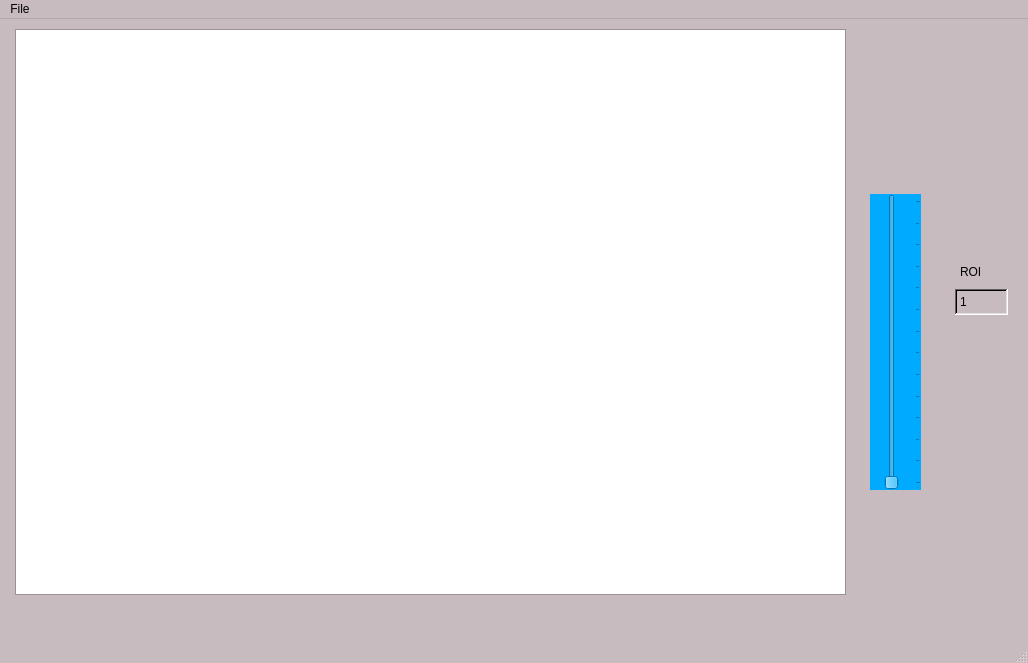
<?xml version="1.0" encoding="UTF-8"?>
<ui version="4.0">
 <class>FitPlotsGui</class>
 <widget class="QMainWindow" name="FitPlotsGui">
  <property name="geometry">
   <rect>
    <x>0</x>
    <y>0</y>
    <width>1028</width>
    <height>663</height>
   </rect>
  </property>
  <property name="palette">
   <palette>
    <active>
     <colorrole role="WindowText">
      <brush brushstyle="SolidPattern">
       <color alpha="255">
        <red>0</red>
        <green>0</green>
        <blue>0</blue>
       </color>
      </brush>
     </colorrole>
     <colorrole role="Button">
      <brush brushstyle="SolidPattern">
       <color alpha="255">
        <red>200</red>
        <green>187</green>
        <blue>191</blue>
       </color>
      </brush>
     </colorrole>
     <colorrole role="Light">
      <brush brushstyle="SolidPattern">
       <color alpha="255">
        <red>255</red>
        <green>255</green>
        <blue>255</blue>
       </color>
      </brush>
     </colorrole>
     <colorrole role="Midlight">
      <brush brushstyle="SolidPattern">
       <color alpha="255">
        <red>227</red>
        <green>221</green>
        <blue>223</blue>
       </color>
      </brush>
     </colorrole>
     <colorrole role="Dark">
      <brush brushstyle="SolidPattern">
       <color alpha="255">
        <red>100</red>
        <green>93</green>
        <blue>95</blue>
       </color>
      </brush>
     </colorrole>
     <colorrole role="Mid">
      <brush brushstyle="SolidPattern">
       <color alpha="255">
        <red>133</red>
        <green>125</green>
        <blue>127</blue>
       </color>
      </brush>
     </colorrole>
     <colorrole role="Text">
      <brush brushstyle="SolidPattern">
       <color alpha="255">
        <red>0</red>
        <green>0</green>
        <blue>0</blue>
       </color>
      </brush>
     </colorrole>
     <colorrole role="BrightText">
      <brush brushstyle="SolidPattern">
       <color alpha="255">
        <red>255</red>
        <green>255</green>
        <blue>255</blue>
       </color>
      </brush>
     </colorrole>
     <colorrole role="ButtonText">
      <brush brushstyle="SolidPattern">
       <color alpha="255">
        <red>0</red>
        <green>0</green>
        <blue>0</blue>
       </color>
      </brush>
     </colorrole>
     <colorrole role="Base">
      <brush brushstyle="SolidPattern">
       <color alpha="255">
        <red>255</red>
        <green>255</green>
        <blue>255</blue>
       </color>
      </brush>
     </colorrole>
     <colorrole role="Window">
      <brush brushstyle="SolidPattern">
       <color alpha="255">
        <red>200</red>
        <green>187</green>
        <blue>191</blue>
       </color>
      </brush>
     </colorrole>
     <colorrole role="Shadow">
      <brush brushstyle="SolidPattern">
       <color alpha="255">
        <red>0</red>
        <green>0</green>
        <blue>0</blue>
       </color>
      </brush>
     </colorrole>
     <colorrole role="AlternateBase">
      <brush brushstyle="SolidPattern">
       <color alpha="255">
        <red>227</red>
        <green>221</green>
        <blue>223</blue>
       </color>
      </brush>
     </colorrole>
     <colorrole role="ToolTipBase">
      <brush brushstyle="SolidPattern">
       <color alpha="255">
        <red>255</red>
        <green>255</green>
        <blue>220</blue>
       </color>
      </brush>
     </colorrole>
     <colorrole role="ToolTipText">
      <brush brushstyle="SolidPattern">
       <color alpha="255">
        <red>0</red>
        <green>0</green>
        <blue>0</blue>
       </color>
      </brush>
     </colorrole>
    </active>
    <inactive>
     <colorrole role="WindowText">
      <brush brushstyle="SolidPattern">
       <color alpha="255">
        <red>0</red>
        <green>0</green>
        <blue>0</blue>
       </color>
      </brush>
     </colorrole>
     <colorrole role="Button">
      <brush brushstyle="SolidPattern">
       <color alpha="255">
        <red>200</red>
        <green>187</green>
        <blue>191</blue>
       </color>
      </brush>
     </colorrole>
     <colorrole role="Light">
      <brush brushstyle="SolidPattern">
       <color alpha="255">
        <red>255</red>
        <green>255</green>
        <blue>255</blue>
       </color>
      </brush>
     </colorrole>
     <colorrole role="Midlight">
      <brush brushstyle="SolidPattern">
       <color alpha="255">
        <red>227</red>
        <green>221</green>
        <blue>223</blue>
       </color>
      </brush>
     </colorrole>
     <colorrole role="Dark">
      <brush brushstyle="SolidPattern">
       <color alpha="255">
        <red>100</red>
        <green>93</green>
        <blue>95</blue>
       </color>
      </brush>
     </colorrole>
     <colorrole role="Mid">
      <brush brushstyle="SolidPattern">
       <color alpha="255">
        <red>133</red>
        <green>125</green>
        <blue>127</blue>
       </color>
      </brush>
     </colorrole>
     <colorrole role="Text">
      <brush brushstyle="SolidPattern">
       <color alpha="255">
        <red>0</red>
        <green>0</green>
        <blue>0</blue>
       </color>
      </brush>
     </colorrole>
     <colorrole role="BrightText">
      <brush brushstyle="SolidPattern">
       <color alpha="255">
        <red>255</red>
        <green>255</green>
        <blue>255</blue>
       </color>
      </brush>
     </colorrole>
     <colorrole role="ButtonText">
      <brush brushstyle="SolidPattern">
       <color alpha="255">
        <red>0</red>
        <green>0</green>
        <blue>0</blue>
       </color>
      </brush>
     </colorrole>
     <colorrole role="Base">
      <brush brushstyle="SolidPattern">
       <color alpha="255">
        <red>255</red>
        <green>255</green>
        <blue>255</blue>
       </color>
      </brush>
     </colorrole>
     <colorrole role="Window">
      <brush brushstyle="SolidPattern">
       <color alpha="255">
        <red>200</red>
        <green>187</green>
        <blue>191</blue>
       </color>
      </brush>
     </colorrole>
     <colorrole role="Shadow">
      <brush brushstyle="SolidPattern">
       <color alpha="255">
        <red>0</red>
        <green>0</green>
        <blue>0</blue>
       </color>
      </brush>
     </colorrole>
     <colorrole role="AlternateBase">
      <brush brushstyle="SolidPattern">
       <color alpha="255">
        <red>227</red>
        <green>221</green>
        <blue>223</blue>
       </color>
      </brush>
     </colorrole>
     <colorrole role="ToolTipBase">
      <brush brushstyle="SolidPattern">
       <color alpha="255">
        <red>255</red>
        <green>255</green>
        <blue>220</blue>
       </color>
      </brush>
     </colorrole>
     <colorrole role="ToolTipText">
      <brush brushstyle="SolidPattern">
       <color alpha="255">
        <red>0</red>
        <green>0</green>
        <blue>0</blue>
       </color>
      </brush>
     </colorrole>
    </inactive>
    <disabled>
     <colorrole role="WindowText">
      <brush brushstyle="SolidPattern">
       <color alpha="255">
        <red>100</red>
        <green>93</green>
        <blue>95</blue>
       </color>
      </brush>
     </colorrole>
     <colorrole role="Button">
      <brush brushstyle="SolidPattern">
       <color alpha="255">
        <red>200</red>
        <green>187</green>
        <blue>191</blue>
       </color>
      </brush>
     </colorrole>
     <colorrole role="Light">
      <brush brushstyle="SolidPattern">
       <color alpha="255">
        <red>255</red>
        <green>255</green>
        <blue>255</blue>
       </color>
      </brush>
     </colorrole>
     <colorrole role="Midlight">
      <brush brushstyle="SolidPattern">
       <color alpha="255">
        <red>227</red>
        <green>221</green>
        <blue>223</blue>
       </color>
      </brush>
     </colorrole>
     <colorrole role="Dark">
      <brush brushstyle="SolidPattern">
       <color alpha="255">
        <red>100</red>
        <green>93</green>
        <blue>95</blue>
       </color>
      </brush>
     </colorrole>
     <colorrole role="Mid">
      <brush brushstyle="SolidPattern">
       <color alpha="255">
        <red>133</red>
        <green>125</green>
        <blue>127</blue>
       </color>
      </brush>
     </colorrole>
     <colorrole role="Text">
      <brush brushstyle="SolidPattern">
       <color alpha="255">
        <red>100</red>
        <green>93</green>
        <blue>95</blue>
       </color>
      </brush>
     </colorrole>
     <colorrole role="BrightText">
      <brush brushstyle="SolidPattern">
       <color alpha="255">
        <red>255</red>
        <green>255</green>
        <blue>255</blue>
       </color>
      </brush>
     </colorrole>
     <colorrole role="ButtonText">
      <brush brushstyle="SolidPattern">
       <color alpha="255">
        <red>100</red>
        <green>93</green>
        <blue>95</blue>
       </color>
      </brush>
     </colorrole>
     <colorrole role="Base">
      <brush brushstyle="SolidPattern">
       <color alpha="255">
        <red>200</red>
        <green>187</green>
        <blue>191</blue>
       </color>
      </brush>
     </colorrole>
     <colorrole role="Window">
      <brush brushstyle="SolidPattern">
       <color alpha="255">
        <red>200</red>
        <green>187</green>
        <blue>191</blue>
       </color>
      </brush>
     </colorrole>
     <colorrole role="Shadow">
      <brush brushstyle="SolidPattern">
       <color alpha="255">
        <red>0</red>
        <green>0</green>
        <blue>0</blue>
       </color>
      </brush>
     </colorrole>
     <colorrole role="AlternateBase">
      <brush brushstyle="SolidPattern">
       <color alpha="255">
        <red>200</red>
        <green>187</green>
        <blue>191</blue>
       </color>
      </brush>
     </colorrole>
     <colorrole role="ToolTipBase">
      <brush brushstyle="SolidPattern">
       <color alpha="255">
        <red>255</red>
        <green>255</green>
        <blue>220</blue>
       </color>
      </brush>
     </colorrole>
     <colorrole role="ToolTipText">
      <brush brushstyle="SolidPattern">
       <color alpha="255">
        <red>0</red>
        <green>0</green>
        <blue>0</blue>
       </color>
      </brush>
     </colorrole>
    </disabled>
   </palette>
  </property>
  <property name="windowTitle">
   <string>Compare data to model fits</string>
  </property>
  <widget class="QWidget" name="centralwidget">
   <widget class="PlotWidget" name="gvFitPlot">
    <property name="geometry">
     <rect>
      <x>15</x>
      <y>10</y>
      <width>831</width>
      <height>566</height>
     </rect>
    </property>
   </widget>
   <widget class="QSlider" name="vsROI">
    <property name="geometry">
     <rect>
      <x>870</x>
      <y>175</y>
      <width>51</width>
      <height>296</height>
     </rect>
    </property>
    <property name="palette">
     <palette>
      <active>
       <colorrole role="WindowText">
        <brush brushstyle="SolidPattern">
         <color alpha="255">
          <red>0</red>
          <green>0</green>
          <blue>0</blue>
         </color>
        </brush>
       </colorrole>
       <colorrole role="Button">
        <brush brushstyle="SolidPattern">
         <color alpha="255">
          <red>0</red>
          <green>170</green>
          <blue>255</blue>
         </color>
        </brush>
       </colorrole>
       <colorrole role="Light">
        <brush brushstyle="SolidPattern">
         <color alpha="255">
          <red>127</red>
          <green>213</green>
          <blue>255</blue>
         </color>
        </brush>
       </colorrole>
       <colorrole role="Midlight">
        <brush brushstyle="SolidPattern">
         <color alpha="255">
          <red>63</red>
          <green>191</green>
          <blue>255</blue>
         </color>
        </brush>
       </colorrole>
       <colorrole role="Dark">
        <brush brushstyle="SolidPattern">
         <color alpha="255">
          <red>0</red>
          <green>85</green>
          <blue>127</blue>
         </color>
        </brush>
       </colorrole>
       <colorrole role="Mid">
        <brush brushstyle="SolidPattern">
         <color alpha="255">
          <red>0</red>
          <green>113</green>
          <blue>170</blue>
         </color>
        </brush>
       </colorrole>
       <colorrole role="Text">
        <brush brushstyle="SolidPattern">
         <color alpha="255">
          <red>0</red>
          <green>0</green>
          <blue>0</blue>
         </color>
        </brush>
       </colorrole>
       <colorrole role="BrightText">
        <brush brushstyle="SolidPattern">
         <color alpha="255">
          <red>255</red>
          <green>255</green>
          <blue>255</blue>
         </color>
        </brush>
       </colorrole>
       <colorrole role="ButtonText">
        <brush brushstyle="SolidPattern">
         <color alpha="255">
          <red>0</red>
          <green>0</green>
          <blue>0</blue>
         </color>
        </brush>
       </colorrole>
       <colorrole role="Base">
        <brush brushstyle="SolidPattern">
         <color alpha="255">
          <red>255</red>
          <green>255</green>
          <blue>255</blue>
         </color>
        </brush>
       </colorrole>
       <colorrole role="Window">
        <brush brushstyle="SolidPattern">
         <color alpha="255">
          <red>0</red>
          <green>170</green>
          <blue>255</blue>
         </color>
        </brush>
       </colorrole>
       <colorrole role="Shadow">
        <brush brushstyle="SolidPattern">
         <color alpha="255">
          <red>0</red>
          <green>0</green>
          <blue>0</blue>
         </color>
        </brush>
       </colorrole>
       <colorrole role="AlternateBase">
        <brush brushstyle="SolidPattern">
         <color alpha="255">
          <red>127</red>
          <green>212</green>
          <blue>255</blue>
         </color>
        </brush>
       </colorrole>
       <colorrole role="ToolTipBase">
        <brush brushstyle="SolidPattern">
         <color alpha="255">
          <red>255</red>
          <green>255</green>
          <blue>220</blue>
         </color>
        </brush>
       </colorrole>
       <colorrole role="ToolTipText">
        <brush brushstyle="SolidPattern">
         <color alpha="255">
          <red>0</red>
          <green>0</green>
          <blue>0</blue>
         </color>
        </brush>
       </colorrole>
      </active>
      <inactive>
       <colorrole role="WindowText">
        <brush brushstyle="SolidPattern">
         <color alpha="255">
          <red>0</red>
          <green>0</green>
          <blue>0</blue>
         </color>
        </brush>
       </colorrole>
       <colorrole role="Button">
        <brush brushstyle="SolidPattern">
         <color alpha="255">
          <red>0</red>
          <green>170</green>
          <blue>255</blue>
         </color>
        </brush>
       </colorrole>
       <colorrole role="Light">
        <brush brushstyle="SolidPattern">
         <color alpha="255">
          <red>127</red>
          <green>213</green>
          <blue>255</blue>
         </color>
        </brush>
       </colorrole>
       <colorrole role="Midlight">
        <brush brushstyle="SolidPattern">
         <color alpha="255">
          <red>63</red>
          <green>191</green>
          <blue>255</blue>
         </color>
        </brush>
       </colorrole>
       <colorrole role="Dark">
        <brush brushstyle="SolidPattern">
         <color alpha="255">
          <red>0</red>
          <green>85</green>
          <blue>127</blue>
         </color>
        </brush>
       </colorrole>
       <colorrole role="Mid">
        <brush brushstyle="SolidPattern">
         <color alpha="255">
          <red>0</red>
          <green>113</green>
          <blue>170</blue>
         </color>
        </brush>
       </colorrole>
       <colorrole role="Text">
        <brush brushstyle="SolidPattern">
         <color alpha="255">
          <red>0</red>
          <green>0</green>
          <blue>0</blue>
         </color>
        </brush>
       </colorrole>
       <colorrole role="BrightText">
        <brush brushstyle="SolidPattern">
         <color alpha="255">
          <red>255</red>
          <green>255</green>
          <blue>255</blue>
         </color>
        </brush>
       </colorrole>
       <colorrole role="ButtonText">
        <brush brushstyle="SolidPattern">
         <color alpha="255">
          <red>0</red>
          <green>0</green>
          <blue>0</blue>
         </color>
        </brush>
       </colorrole>
       <colorrole role="Base">
        <brush brushstyle="SolidPattern">
         <color alpha="255">
          <red>255</red>
          <green>255</green>
          <blue>255</blue>
         </color>
        </brush>
       </colorrole>
       <colorrole role="Window">
        <brush brushstyle="SolidPattern">
         <color alpha="255">
          <red>0</red>
          <green>170</green>
          <blue>255</blue>
         </color>
        </brush>
       </colorrole>
       <colorrole role="Shadow">
        <brush brushstyle="SolidPattern">
         <color alpha="255">
          <red>0</red>
          <green>0</green>
          <blue>0</blue>
         </color>
        </brush>
       </colorrole>
       <colorrole role="AlternateBase">
        <brush brushstyle="SolidPattern">
         <color alpha="255">
          <red>127</red>
          <green>212</green>
          <blue>255</blue>
         </color>
        </brush>
       </colorrole>
       <colorrole role="ToolTipBase">
        <brush brushstyle="SolidPattern">
         <color alpha="255">
          <red>255</red>
          <green>255</green>
          <blue>220</blue>
         </color>
        </brush>
       </colorrole>
       <colorrole role="ToolTipText">
        <brush brushstyle="SolidPattern">
         <color alpha="255">
          <red>0</red>
          <green>0</green>
          <blue>0</blue>
         </color>
        </brush>
       </colorrole>
      </inactive>
      <disabled>
       <colorrole role="WindowText">
        <brush brushstyle="SolidPattern">
         <color alpha="255">
          <red>0</red>
          <green>85</green>
          <blue>127</blue>
         </color>
        </brush>
       </colorrole>
       <colorrole role="Button">
        <brush brushstyle="SolidPattern">
         <color alpha="255">
          <red>0</red>
          <green>170</green>
          <blue>255</blue>
         </color>
        </brush>
       </colorrole>
       <colorrole role="Light">
        <brush brushstyle="SolidPattern">
         <color alpha="255">
          <red>127</red>
          <green>213</green>
          <blue>255</blue>
         </color>
        </brush>
       </colorrole>
       <colorrole role="Midlight">
        <brush brushstyle="SolidPattern">
         <color alpha="255">
          <red>63</red>
          <green>191</green>
          <blue>255</blue>
         </color>
        </brush>
       </colorrole>
       <colorrole role="Dark">
        <brush brushstyle="SolidPattern">
         <color alpha="255">
          <red>0</red>
          <green>85</green>
          <blue>127</blue>
         </color>
        </brush>
       </colorrole>
       <colorrole role="Mid">
        <brush brushstyle="SolidPattern">
         <color alpha="255">
          <red>0</red>
          <green>113</green>
          <blue>170</blue>
         </color>
        </brush>
       </colorrole>
       <colorrole role="Text">
        <brush brushstyle="SolidPattern">
         <color alpha="255">
          <red>0</red>
          <green>85</green>
          <blue>127</blue>
         </color>
        </brush>
       </colorrole>
       <colorrole role="BrightText">
        <brush brushstyle="SolidPattern">
         <color alpha="255">
          <red>255</red>
          <green>255</green>
          <blue>255</blue>
         </color>
        </brush>
       </colorrole>
       <colorrole role="ButtonText">
        <brush brushstyle="SolidPattern">
         <color alpha="255">
          <red>0</red>
          <green>85</green>
          <blue>127</blue>
         </color>
        </brush>
       </colorrole>
       <colorrole role="Base">
        <brush brushstyle="SolidPattern">
         <color alpha="255">
          <red>0</red>
          <green>170</green>
          <blue>255</blue>
         </color>
        </brush>
       </colorrole>
       <colorrole role="Window">
        <brush brushstyle="SolidPattern">
         <color alpha="255">
          <red>0</red>
          <green>170</green>
          <blue>255</blue>
         </color>
        </brush>
       </colorrole>
       <colorrole role="Shadow">
        <brush brushstyle="SolidPattern">
         <color alpha="255">
          <red>0</red>
          <green>0</green>
          <blue>0</blue>
         </color>
        </brush>
       </colorrole>
       <colorrole role="AlternateBase">
        <brush brushstyle="SolidPattern">
         <color alpha="255">
          <red>0</red>
          <green>170</green>
          <blue>255</blue>
         </color>
        </brush>
       </colorrole>
       <colorrole role="ToolTipBase">
        <brush brushstyle="SolidPattern">
         <color alpha="255">
          <red>255</red>
          <green>255</green>
          <blue>220</blue>
         </color>
        </brush>
       </colorrole>
       <colorrole role="ToolTipText">
        <brush brushstyle="SolidPattern">
         <color alpha="255">
          <red>0</red>
          <green>0</green>
          <blue>0</blue>
         </color>
        </brush>
       </colorrole>
      </disabled>
     </palette>
    </property>
    <property name="autoFillBackground">
     <bool>true</bool>
    </property>
    <property name="minimum">
     <number>1</number>
    </property>
    <property name="maximum">
     <number>14</number>
    </property>
    <property name="singleStep">
     <number>1</number>
    </property>
    <property name="pageStep">
     <number>1</number>
    </property>
    <property name="value">
     <number>1</number>
    </property>
    <property name="orientation">
     <enum>Qt::Vertical</enum>
    </property>
    <property name="invertedAppearance">
     <bool>false</bool>
    </property>
    <property name="tickPosition">
     <enum>QSlider::TicksBelow</enum>
    </property>
    <property name="tickInterval">
     <number>1</number>
    </property>
   </widget>
   <widget class="QLabel" name="lblROI">
    <property name="geometry">
     <rect>
      <x>955</x>
      <y>270</y>
      <width>53</width>
      <height>26</height>
     </rect>
    </property>
    <property name="autoFillBackground">
     <bool>true</bool>
    </property>
    <property name="frameShape">
     <enum>QFrame::WinPanel</enum>
    </property>
    <property name="frameShadow">
     <enum>QFrame::Sunken</enum>
    </property>
    <property name="text">
     <string>1</string>
    </property>
   </widget>
   <widget class="QLabel" name="label">
    <property name="geometry">
     <rect>
      <x>960</x>
      <y>245</y>
      <width>53</width>
      <height>16</height>
     </rect>
    </property>
    <property name="text">
     <string>ROI</string>
    </property>
   </widget>
  </widget>
  <widget class="QMenuBar" name="menubar">
   <property name="geometry">
    <rect>
     <x>0</x>
     <y>0</y>
     <width>1028</width>
     <height>26</height>
    </rect>
   </property>
   <widget class="QMenu" name="menuFile">
    <property name="title">
     <string>File</string>
    </property>
    <addaction name="actionSave"/>
   </widget>
   <addaction name="menuFile"/>
  </widget>
  <widget class="QStatusBar" name="statusbar"/>
  <action name="actionSave">
   <property name="text">
    <string>Save</string>
   </property>
  </action>
 </widget>
 <customwidgets>
  <customwidget>
   <class>PlotWidget</class>
   <extends>QGraphicsView</extends>
   <header location="global">pyqtgraph</header>
  </customwidget>
 </customwidgets>
 <resources/>
 <connections>
  <connection>
   <sender>vsROI</sender>
   <signal>valueChanged(int)</signal>
   <receiver>lblROI</receiver>
   <slot>setNum(int)</slot>
   <hints>
    <hint type="sourcelabel">
     <x>943</x>
     <y>303</y>
    </hint>
    <hint type="destinationlabel">
     <x>1007</x>
     <y>312</y>
    </hint>
   </hints>
  </connection>
 </connections>
</ui>
